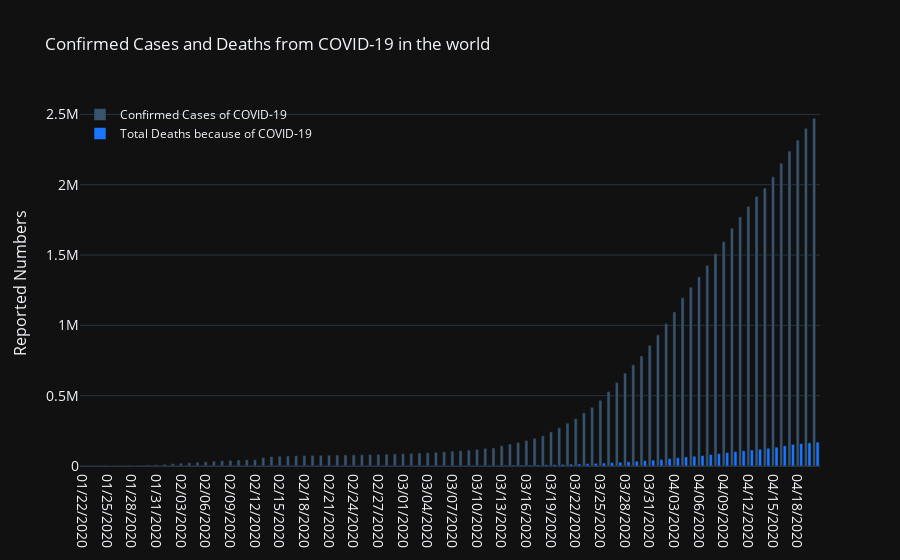
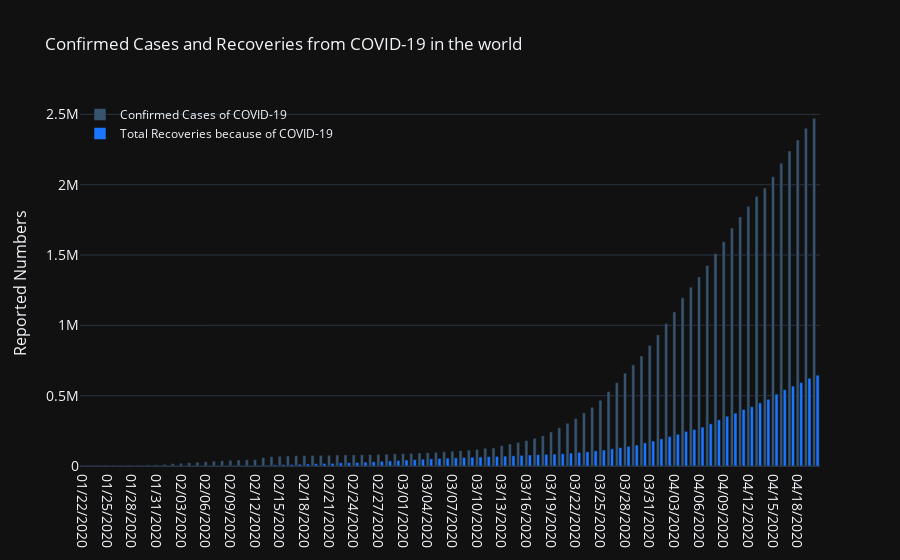

These figures' notebook cell, in order:
### Markdown cell above
* Bar graph for confirmed cases vs deaths due to COVID-19 in World.
* Bar graph for confirmed cases vs number of people cured from COVID-19 in the World.

### Code cell
#Grouping the same cities and countries together along with their successive dates.

country_list = covid_cases['Country/Region'].unique()

country_grouped_covid = covid_cases[0:1]

for country in country_list:
    test_data = covid_cases['Country/Region'] == country   
    test_data = covid_cases[test_data]
    country_grouped_covid = pd.concat([country_grouped_covid, test_data], axis=0)
    
country_grouped_covid.reset_index(drop=True)
country_grouped_covid.head()

#Dropping of the column Last Update
country_grouped_covid.drop('Last Update', axis=1, inplace=True)

#Replacing NaN Values in Province/State with a string "Not Reported"
country_grouped_covid['Province/State'].replace(np.nan, "Not Reported", inplace=True)

#Printing the dataset
country_grouped_covid.head()

#country_grouped_covid holds the dataset for the country

#Creating a dataset to analyze the cases country wise - As of 04/19/2020

latest_data = country_grouped_covid['ObservationDate'] == '04/19/2020'
country_data = country_grouped_covid[latest_data]

#The total number of reported Countries
country_list = country_data['Country/Region'].unique()
#print("The total number of countries with COVID-19 Confirmed cases = {}".format(country_list.size))

unique_dates = country_grouped_covid['ObservationDate'].unique()
confirmed_cases = []
recovered = []
deaths = []

for date in unique_dates:
    date_wise = country_grouped_covid['ObservationDate'] == date  
    test_data = country_grouped_covid[date_wise]
    
    confirmed_cases.append(test_data['Confirmed'].sum())
    deaths.append(test_data['Deaths'].sum())
    recovered.append(test_data['Recovered'].sum())
    
#Converting the lists to a pandas dataframe.

country_dataset = {'Date' : unique_dates, 'Confirmed' : confirmed_cases, 'Recovered' : recovered, 'Deaths' : deaths}
country_dataset = pd.DataFrame(country_dataset)

#Plotting the Graph of Cases vs Deaths Globally.

fig = go.Figure()
fig.add_trace(go.Bar(x=country_dataset['Date'], y=country_dataset['Confirmed'], name='Confirmed Cases of COVID-19', marker_color='rgb(55, 83, 109)'))
fig.add_trace(go.Bar(x=country_dataset['Date'],y=country_dataset['Deaths'],name='Total Deaths because of COVID-19',marker_color='rgb(26, 118, 255)'))

fig.update_layout(title='Confirmed Cases and Deaths from COVID-19 in the world',xaxis_tickfont_size=14,
                  yaxis=dict(title='Reported Numbers',titlefont_size=16,tickfont_size=14,),
    legend=dict(x=0,y=1.0,bgcolor='rgba(255, 255, 255, 0)',bordercolor='rgba(255, 255, 255, 0)'),barmode='group',bargap=0.15, bargroupgap=0.1)
fig.show()


fig = go.Figure()
fig.add_trace(go.Bar(x=country_dataset['Date'], y=country_dataset['Confirmed'], name='Confirmed Cases of COVID-19', marker_color='rgb(55, 83, 109)'))
fig.add_trace(go.Bar(x=country_dataset['Date'],y=country_dataset['Recovered'],name='Total Recoveries because of COVID-19',marker_color='rgb(26, 118, 255)'))

fig.update_layout(title='Confirmed Cases and Recoveries from COVID-19 in the world',xaxis_tickfont_size=14,
                  yaxis=dict(title='Reported Numbers',titlefont_size=16,tickfont_size=14,),
    legend=dict(x=0,y=1.0,bgcolor='rgba(255, 255, 255, 0)',bordercolor='rgba(255, 255, 255, 0)'),
    barmode='group',bargap=0.15, bargroupgap=0.1)
fig.show()

### Figure 1 — Plotly figure (JSON) as saved in the notebook; plotly's stock layout.template omitted (floating-point values rounded to 4 significant figures)
{"data": [{"marker": {"color": "rgb(55, 83, 109)"}, "name": "Confirmed Cases of COVID-19", "type": "bar", "x": ["01/22/2020", "01/23/2020", "01/24/2020", "01/25/2020", "01/26/2020", "01/27/2020", "01/28/2020", "01/29/2020", "01/30/2020", "01/31/2020", "02/01/2020", "02/02/2020", "02/03/2020", "02/04/2020", "02/05/2020", "02/06/2020", "02/07/2020", "02/08/2020", "02/09/2020", "02/10/2020", "02/11/2020", "02/12/2020", "02/13/2020", "02/14/2020", "02/15/2020", "02/16/2020", "02/17/2020", "02/18/2020", "02/19/2020", "02/20/2020", "02/21/2020", "02/22/2020", "02/23/2020", "02/24/2020", "02/25/2020", "02/26/2020", "02/27/2020", "02/28/2020", "02/29/2020", "03/01/2020", "03/02/2020", "03/03/2020", "03/04/2020", "03/05/2020", "03/06/2020", "03/07/2020", "03/08/2020", "03/09/2020", "03/10/2020", "03/11/2020", "03/12/2020", "03/13/2020", "03/14/2020", "03/15/2020", "03/16/2020", "03/17/2020", "03/18/2020", "03/19/2020", "03/20/2020", "03/21/2020", "03/22/2020", "03/23/2020", "03/24/2020", "03/25/2020", "03/26/2020", "03/27/2020", "03/28/2020", "03/29/2020", "03/30/2020", "03/31/2020", "04/01/2020", "04/02/2020", "04/03/2020", "04/04/2020", "04/05/2020", "04/06/2020", "04/07/2020", "04/08/2020", "04/09/2020", "04/10/2020", "04/11/2020", "04/12/2020", "04/13/2020", "04/14/2020", "04/15/2020", "04/16/2020", "04/17/2020", "04/18/2020", "04/19/2020", "04/20/2020"], "y": [556, 653, 941, 1438, 2118, 2927, 5578, 6165, 8235, 9925, 12038, 16787, 19881, 23892, 27636, 30818, 34392, 37121, 40151, 42763, 44803, 45222, 60370, 66887, 69032, 71226, 73260, 75138, 75641, 76199, 76843, 78599, 78985, 79570, 80415, 81397, 82756, 84124, 86013, 88371, 90309, 92844, 95124, 97886, 101800, 105836, 109835, 113582, 118582, 125865, 128343, 145193, 156099, 167447, 181546, 197168, 214915, 242713, 272167, 304549, 337122, 378283, 417962, 467594, 529591, 593291, 660693, 720140, 782389, 857487, 932605, 1013303, 1095917, 1197408, 1272115, 1345101, 1426096, 1511104, 1595350, 1691719, 1771514, 1846680, 1917320, 1976192, 2056055, 2152647, 2240191, 2317759, 2401379, 2472259]}, {"marker": {"color": "rgb(26, 118, 255)"}, "name": "Total Deaths because of COVID-19", "type": "bar", "x": ["01/22/2020", "01/23/2020", "01/24/2020", "01/25/2020", "01/26/2020", "01/27/2020", "01/28/2020", "01/29/2020", "01/30/2020", "01/31/2020", "02/01/2020", "02/02/2020", "02/03/2020", "02/04/2020", "02/05/2020", "02/06/2020", "02/07/2020", "02/08/2020", "02/09/2020", "02/10/2020", "02/11/2020", "02/12/2020", "02/13/2020", "02/14/2020", "02/15/2020", "02/16/2020", "02/17/2020", "02/18/2020", "02/19/2020", "02/20/2020", "02/21/2020", "02/22/2020", "02/23/2020", "02/24/2020", "02/25/2020", "02/26/2020", "02/27/2020", "02/28/2020", "02/29/2020", "03/01/2020", "03/02/2020", "03/03/2020", "03/04/2020", "03/05/2020", "03/06/2020", "03/07/2020", "03/08/2020", "03/09/2020", "03/10/2020", "03/11/2020", "03/12/2020", "03/13/2020", "03/14/2020", "03/15/2020", "03/16/2020", "03/17/2020", "03/18/2020", "03/19/2020", "03/20/2020", "03/21/2020", "03/22/2020", "03/23/2020", "03/24/2020", "03/25/2020", "03/26/2020", "03/27/2020", "03/28/2020", "03/29/2020", "03/30/2020", "03/31/2020", "04/01/2020", "04/02/2020", "04/03/2020", "04/04/2020", "04/05/2020", "04/06/2020", "04/07/2020", "04/08/2020", "04/09/2020", "04/10/2020", "04/11/2020", "04/12/2020", "04/13/2020", "04/14/2020", "04/15/2020", "04/16/2020", "04/17/2020", "04/18/2020", "04/19/2020", "04/20/2020"], "y": [17, 18, 26, 42, 56, 82, 131, 133, 171, 213, 259, 362, 426, 492, 564, 634, 719, 806, 906, 1013, 1113, 1118, 1371, 1523, 1666, 1770, 1868, 2007, 2122, 2247, 2251, 2458, 2469, 2629, 2708, 2770, 2814, 2872, 2941, 2996, 3085, 3160, 3254, 3348, 3460, 3558, 3803, 3996, 4262, 4615, 4720, 5404, 5819, 6440, 7126, 7905, 8733, 9867, 11299, 12973, 14623, 16497, 18615, 21181, 23970, 27198, 30652, 33925, 37582, 42107, 46809, 52983, 58787, 64606, 69374, 74565, 81865, 88338, 95455, 102525, 108502, 114089, 119482, 125984, 134177, 143801, 153822, 159510, 165044, 169986]}], "layout": {"bargap": 0.15, "bargroupgap": 0.1, "barmode": "group", "legend": {"bgcolor": "rgba(255, 255, 255, 0)", "bordercolor": "rgba(255, 255, 255, 0)", "x": 0, "y": 1}, "title": {"text": "Confirmed Cases and Deaths from COVID-19 in the world"}, "xaxis": {"tickfont": {"size": 14}}, "yaxis": {"tickfont": {"size": 14}, "title": {"font": {"size": 16}, "text": "Reported Numbers"}}}}

### Figure 2 — Plotly figure (JSON) as saved in the notebook; plotly's stock layout.template omitted (floating-point values rounded to 4 significant figures)
{"data": [{"marker": {"color": "rgb(55, 83, 109)"}, "name": "Confirmed Cases of COVID-19", "type": "bar", "x": ["01/22/2020", "01/23/2020", "01/24/2020", "01/25/2020", "01/26/2020", "01/27/2020", "01/28/2020", "01/29/2020", "01/30/2020", "01/31/2020", "02/01/2020", "02/02/2020", "02/03/2020", "02/04/2020", "02/05/2020", "02/06/2020", "02/07/2020", "02/08/2020", "02/09/2020", "02/10/2020", "02/11/2020", "02/12/2020", "02/13/2020", "02/14/2020", "02/15/2020", "02/16/2020", "02/17/2020", "02/18/2020", "02/19/2020", "02/20/2020", "02/21/2020", "02/22/2020", "02/23/2020", "02/24/2020", "02/25/2020", "02/26/2020", "02/27/2020", "02/28/2020", "02/29/2020", "03/01/2020", "03/02/2020", "03/03/2020", "03/04/2020", "03/05/2020", "03/06/2020", "03/07/2020", "03/08/2020", "03/09/2020", "03/10/2020", "03/11/2020", "03/12/2020", "03/13/2020", "03/14/2020", "03/15/2020", "03/16/2020", "03/17/2020", "03/18/2020", "03/19/2020", "03/20/2020", "03/21/2020", "03/22/2020", "03/23/2020", "03/24/2020", "03/25/2020", "03/26/2020", "03/27/2020", "03/28/2020", "03/29/2020", "03/30/2020", "03/31/2020", "04/01/2020", "04/02/2020", "04/03/2020", "04/04/2020", "04/05/2020", "04/06/2020", "04/07/2020", "04/08/2020", "04/09/2020", "04/10/2020", "04/11/2020", "04/12/2020", "04/13/2020", "04/14/2020", "04/15/2020", "04/16/2020", "04/17/2020", "04/18/2020", "04/19/2020", "04/20/2020"], "y": [556, 653, 941, 1438, 2118, 2927, 5578, 6165, 8235, 9925, 12038, 16787, 19881, 23892, 27636, 30818, 34392, 37121, 40151, 42763, 44803, 45222, 60370, 66887, 69032, 71226, 73260, 75138, 75641, 76199, 76843, 78599, 78985, 79570, 80415, 81397, 82756, 84124, 86013, 88371, 90309, 92844, 95124, 97886, 101800, 105836, 109835, 113582, 118582, 125865, 128343, 145193, 156099, 167447, 181546, 197168, 214915, 242713, 272167, 304549, 337122, 378283, 417962, 467594, 529591, 593291, 660693, 720140, 782389, 857487, 932605, 1013303, 1095917, 1197408, 1272115, 1345101, 1426096, 1511104, 1595350, 1691719, 1771514, 1846680, 1917320, 1976192, 2056055, 2152647, 2240191, 2317759, 2401379, 2472259]}, {"marker": {"color": "rgb(26, 118, 255)"}, "name": "Total Recoveries because of COVID-19", "type": "bar", "x": ["01/22/2020", "01/23/2020", "01/24/2020", "01/25/2020", "01/26/2020", "01/27/2020", "01/28/2020", "01/29/2020", "01/30/2020", "01/31/2020", "02/01/2020", "02/02/2020", "02/03/2020", "02/04/2020", "02/05/2020", "02/06/2020", "02/07/2020", "02/08/2020", "02/09/2020", "02/10/2020", "02/11/2020", "02/12/2020", "02/13/2020", "02/14/2020", "02/15/2020", "02/16/2020", "02/17/2020", "02/18/2020", "02/19/2020", "02/20/2020", "02/21/2020", "02/22/2020", "02/23/2020", "02/24/2020", "02/25/2020", "02/26/2020", "02/27/2020", "02/28/2020", "02/29/2020", "03/01/2020", "03/02/2020", "03/03/2020", "03/04/2020", "03/05/2020", "03/06/2020", "03/07/2020", "03/08/2020", "03/09/2020", "03/10/2020", "03/11/2020", "03/12/2020", "03/13/2020", "03/14/2020", "03/15/2020", "03/16/2020", "03/17/2020", "03/18/2020", "03/19/2020", "03/20/2020", "03/21/2020", "03/22/2020", "03/23/2020", "03/24/2020", "03/25/2020", "03/26/2020", "03/27/2020", "03/28/2020", "03/29/2020", "03/30/2020", "03/31/2020", "04/01/2020", "04/02/2020", "04/03/2020", "04/04/2020", "04/05/2020", "04/06/2020", "04/07/2020", "04/08/2020", "04/09/2020", "04/10/2020", "04/11/2020", "04/12/2020", "04/13/2020", "04/14/2020", "04/15/2020", "04/16/2020", "04/17/2020", "04/18/2020", "04/19/2020", "04/20/2020"], "y": [28, 30, 36, 39, 52, 61, 107, 126, 143, 222, 284, 472, 623, 852, 1124, 1487, 2011, 2616, 3244, 3946, 4683, 5150, 6295, 8058, 9395, 10865, 12583, 14352, 16121, 18177, 18890, 22886, 23394, 25227, 27905, 30384, 33277, 36711, 39782, 42716, 45602, 48229, 51171, 53797, 55866, 58359, 60695, 62512, 64404, 67003, 68324, 70251, 72624, 76034, 78088, 80840, 83313, 84962, 87403, 91676, 97243, 100958, 107699, 113764, 122144, 130909, 139409, 149076, 164560, 178028, 193171, 210263, 225796, 246152, 260012, 276515, 300054, 328661, 353975, 376096, 402110, 421722, 448655, 474261, 511019, 542107, 568343, 592319, 623903, 645738]}], "layout": {"bargap": 0.15, "bargroupgap": 0.1, "barmode": "group", "legend": {"bgcolor": "rgba(255, 255, 255, 0)", "bordercolor": "rgba(255, 255, 255, 0)", "x": 0, "y": 1}, "title": {"text": "Confirmed Cases and Recoveries from COVID-19 in the world"}, "xaxis": {"tickfont": {"size": 14}}, "yaxis": {"tickfont": {"size": 14}, "title": {"font": {"size": 16}, "text": "Reported Numbers"}}}}
